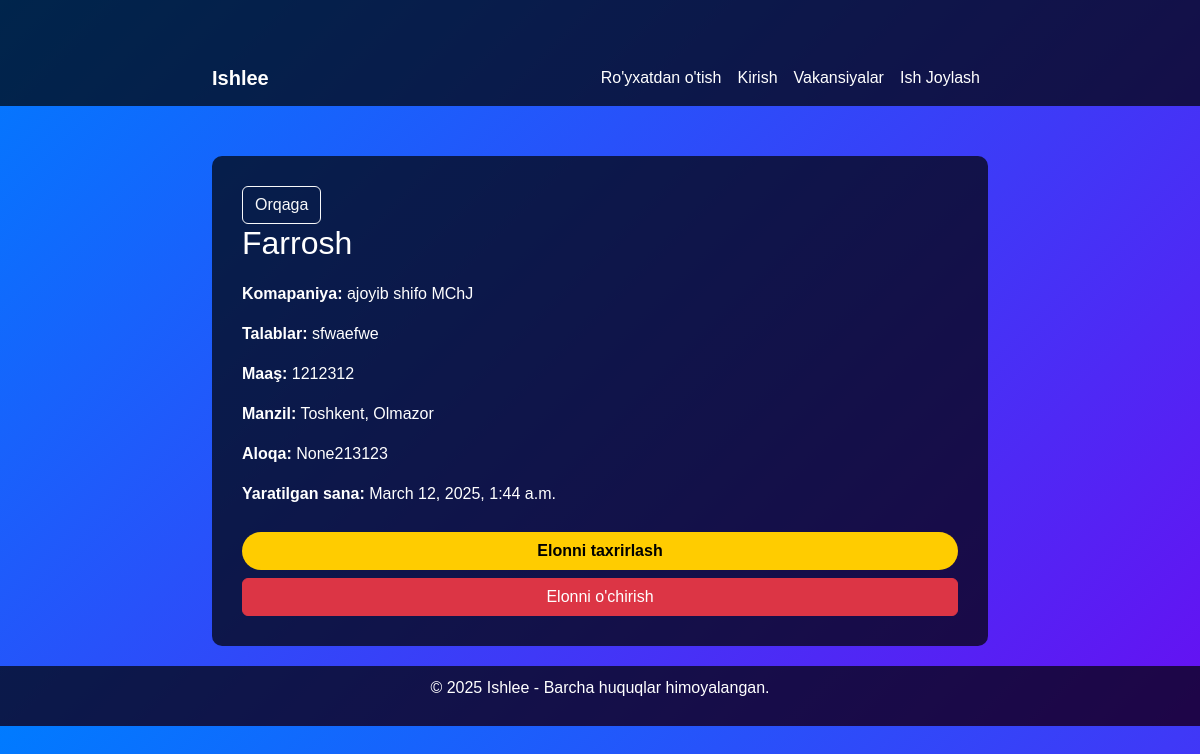
/vacancy/details/9/, run on the app's committed database.
### vacancy/models.py (models this page shows, shortened)
class Vacancy(models.Model):
    title = models.CharField(max_length=300)
    company = models.CharField(max_length=300)
    requirements = models.TextField()
    salary = models.IntegerField()
    location = models.CharField(max_length=200)
    created_at = models.DateTimeField(auto_now_add=True)
    contact = models.CharField(max_length=150, default='None')
    class Meta:
        ordering = ['-created_at']
        verbose_name_plural = 'Vacancies'

### vacancy/views.py (the view)
# urls.py: path('details/<int:pk>/', VacancyDetailView.as_view(), name='vacancy_details'),
class VacancyDetailView(View):
    def get(self, request, pk):
        vacancy = get_object_or_404(Vacancy, id=pk)
        context = {
            'vacancy' : vacancy
        }
        return render(request, 'vacancy_details.html' , context)

### vacancy/templates/vacancy_details.html (shortened to what this page needs)
<!DOCTYPE html>
<html lang="en">
<head>
    <link href="https://cdn.jsdelivr.net/npm/bootstrap@5.3.0/dist/css/bootstrap.min.css" rel="stylesheet">
</head>
<body>
    <nav class="navbar navbar-expand-lg navbar-dark">
        <div class="container">
            <a class="navbar-brand fw-bold" href="#">Ishlee</a>
            <div class="collapse navbar-collapse" id="navbarNav">
                <ul class="navbar-nav ms-auto">
                    {% if user.is_authenticated %}
                        <li class="nav-item"><a class="nav-link" href="{% url 'users:logout' %}">Chiqish</a></li>
                        <li class="nav-item"><a class="nav-link" href="{% url 'users:user_profile' user.id %}">Profil</a></li>
                    {% else %}
                        <li class="nav-item"><a class="nav-link" href="{% url 'users:register' %}">Ro'yxatdan o'tish</a></li>
                        <li class="nav-item"><a class="nav-link" href="{% url 'users:login' %}">Kirish</a></li>
                    {% endif %}
                    <li class="nav-item"><a class="nav-link" href="{% url 'vacancy:all_vacancies' %}">Vakansiyalar</a></li>
                    <li class="nav-item"><a class="nav-link" href="{% url 'vacancy:create_vacancy' %}">Ish Joylash</a></li>
                </ul>
            </div>
        </div>
    </nav>
    <div class="container">
        <div class="vacancy-details">
            <a href="{% url 'vacancy:all_vacancies' %}" class="btn btn-outline-light">Orqaga</a>
            <h3>{{ vacancy.title }}</h3>
            <p><strong>Komapaniya:</strong> {{ vacancy.company }}</p>
            <p><strong>Talablar:</strong> {{ vacancy.requirements }}</p>
            <p><strong>Maaş:</strong> {{ vacancy.salary }}</p>
            <p><strong>Manzil:</strong> {{ vacancy.location }}</p>
            <p><strong>Aloqa:</strong> {{ vacancy.contact }}</p>
            <p><strong>Yaratilgan sana:</strong> {{ vacancy.created_at }}</p>
            <a href="{% url 'vacancy:vacancy_update' vacancy.id %}" class="btn btn-custom w-100">Elonni taxrirlash</a>
            <a href="{% url 'vacancy:vacancy_delete' vacancy.id %}" class="btn btn-danger w-100 mt-2">Elonni o'chirish</a>
        </div>
    </div>
    <footer class="text-center">
        <p>&copy; 2025 Ishlee - Barcha huquqlar himoyalangan.</p>
    </footer>
</body>
</html>

### vacancy/templates/vacancy_details.html (style rules this page uses)
body { background: linear-gradient(135deg, #007bff, #6610f2); color: white; font-family: Arial, sans-serif; }
.navbar { background: rgba(0, 0, 0, 0.7); }
.navbar a { color: white !important; }
.container { max-width: 800px; margin-top: 50px; }
.vacancy-details { background: rgba(0, 0, 0, 0.7); padding: 30px; border-radius: 10px; }
h3 { font-size: 2rem; margin-bottom: 20px; }
.btn-custom { background-color: #ffcc00; color: black; font-weight: bold; border-radius: 25px; margin-top: 10px; }
footer { background: rgba(0, 0, 0, 0.7); padding: 10px; margin-top: 20px; }

### data on the page
Vacancy: title "Farrosh", company "ajoyib shifo MChJ", requirements "sfwaefwe", salary "1212312", location "Toshkent, Olmazor", contact "None213123", created_at "March 12, 2025, 1:44 a.m."
